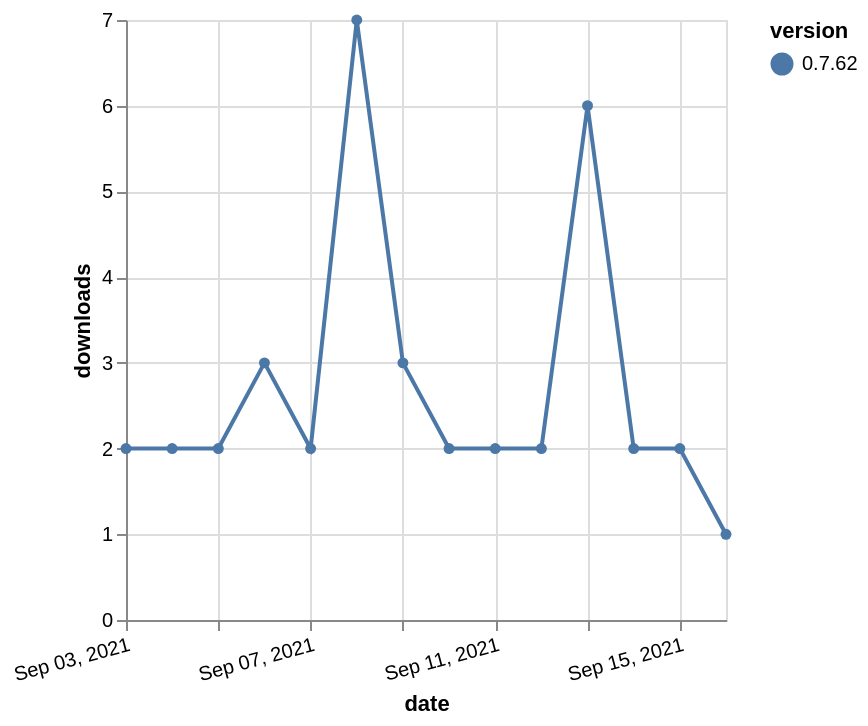

Express this chart as Vega-Lite.
### Vega-Lite specification from a JSON file in a GitHub repository (floating-point values rounded to 4 significant figures)
{"$schema": "https://vega.github.io/schema/vega-lite/v5.json", "description": "A simple bar chart with embedded data.", "data": {"values": [{"date": "2021-09-03", "total": 2947, "delta": 2, "version": "0.7.62"}, {"date": "2021-09-04", "total": 2949, "delta": 2, "version": "0.7.62"}, {"date": "2021-09-05", "total": 2951, "delta": 2, "version": "0.7.62"}, {"date": "2021-09-06", "total": 2954, "delta": 3, "version": "0.7.62"}, {"date": "2021-09-07", "total": 2956, "delta": 2, "version": "0.7.62"}, {"date": "2021-09-08", "total": 2963, "delta": 7, "version": "0.7.62"}, {"date": "2021-09-09", "total": 2966, "delta": 3, "version": "0.7.62"}, {"date": "2021-09-10", "total": 2968, "delta": 2, "version": "0.7.62"}, {"date": "2021-09-11", "total": 2970, "delta": 2, "version": "0.7.62"}, {"date": "2021-09-12", "total": 2972, "delta": 2, "version": "0.7.62"}, {"date": "2021-09-13", "total": 2978, "delta": 6, "version": "0.7.62"}, {"date": "2021-09-14", "total": 2980, "delta": 2, "version": "0.7.62"}, {"date": "2021-09-15", "total": 2982, "delta": 2, "version": "0.7.62"}, {"date": "2021-09-16", "total": 2983, "delta": 1, "version": "0.7.62"}]}, "width": "container", "mark": {"type": "line", "point": {"filled": true}}, "encoding": {"x": {"field": "date", "type": "temporal", "timeUnit": "yearmonthdate", "title": "date", "axis": {"labelAngle": -15}}, "y": {"field": "delta", "type": "quantitative", "title": "downloads"}, "color": {"field": "version", "type": "nominal"}, "tooltip": {"field": "delta"}}}
